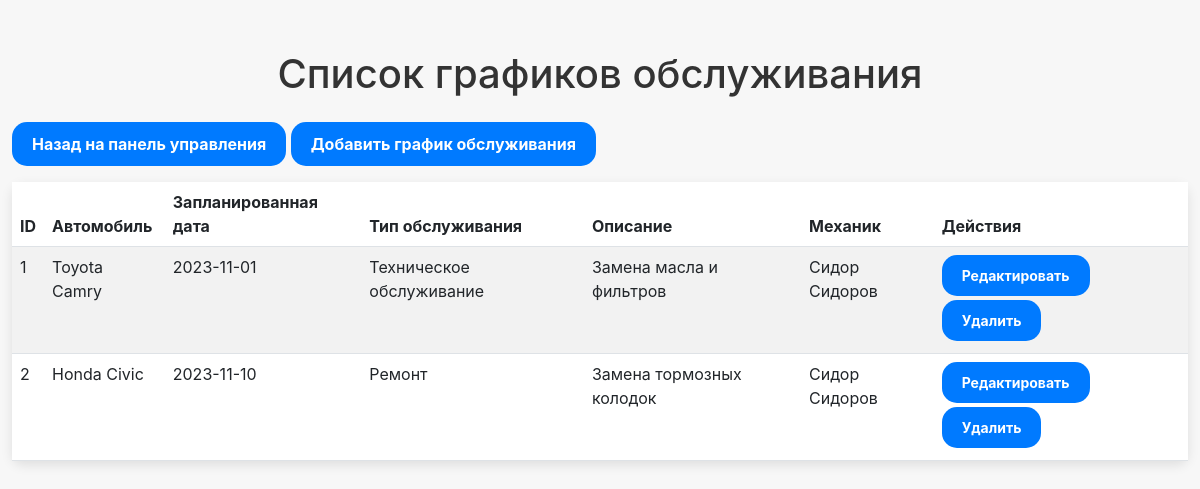
Page /view_maintenance_schedules (signed in) on the committed database.
### models.py (models this page shows)
class MaintenanceSchedule(db.Model):
    __tablename__ = 'maintenance_schedule'
    schedule_id = db.Column(db.Integer, primary_key=True)
    car_id = db.Column(db.Integer, db.ForeignKey('cars.car_id'), nullable=False)
    scheduled_date = db.Column(db.Date, nullable=False)
    service_type = db.Column(db.String(50), nullable=False)
    description = db.Column(db.Text)
    mechanic_id = db.Column(db.Integer, db.ForeignKey('employees.employee_id'), nullable=False)
    car = db.relationship('Car', backref='maintenance_schedule')
    mechanic = db.relationship('Employee', backref='maintenance_schedule')

class Car(db.Model):
    __tablename__ = 'cars'
    car_id = db.Column(db.Integer, primary_key=True)
    make = db.Column(db.String(50), nullable=False)
    model = db.Column(db.String(50), nullable=False)
    year = db.Column(db.Integer, nullable=False)
    vin = db.Column(db.String(17), unique=True, nullable=False)
    color = db.Column(db.String(20))
    price = db.Column(db.Float, nullable=False)
    mileage = db.Column(db.Integer)
    status = db.Column(db.String(20), nullable=False)
    fuel_type = db.Column(db.String(20))
    transmission = db.Column(db.String(20))
    body_type = db.Column(db.String(20))

class Employee(db.Model):
    __tablename__ = 'employees'
    employee_id = db.Column(db.Integer, primary_key=True)
    user_id = db.Column(db.Integer, db.ForeignKey('users.user_id'), nullable=False)
    first_name = db.Column(db.String(50), nullable=False)
    last_name = db.Column(db.String(50), nullable=False)
    position = db.Column(db.String(50), nullable=False)
    phone_number = db.Column(db.String(20))
    email = db.Column(db.String(120), unique=True, nullable=False)
    hire_date = db.Column(db.Date, nullable=False)
    department = db.Column(db.String(50))
    user = db.relationship('User', backref=db.backref('employee', uselist=False))

### maintenance_schedules.py (the view)
    @app.route('/view_maintenance_schedules')
    def view_maintenance_schedules():
        if 'user_id' not in session:
            flash('Пожалуйста, войдите для доступа к этой странице.', 'warning')
            return redirect(url_for('login'))
        maintenance_schedules = MaintenanceSchedule.query.all()
        return render_template('view_maintenance_schedules.html', maintenance_schedules=maintenance_schedules)

### app.py (called while the page is built)
@app.before_request
def before_request():
    app.logger.debug(f"Запрос: {request.method} {request.url}")

@app.after_request
def after_request(response):
    app.logger.debug(f"Ответ: {response.status}")
    return response

### templates/view_maintenance_schedules.html (shortened to what this page needs)
<!DOCTYPE html>
<html lang="ru">
<head>
    <link rel="stylesheet" href="https://cdnjs.cloudflare.com/ajax/libs/bootstrap/5.3.0-alpha1/css/bootstrap.min.css">
    <link rel="stylesheet" href="https://cdnjs.cloudflare.com/ajax/libs/font-awesome/6.0.0-beta3/css/all.min.css">
</head>
<body>
<div class="container">
    <h1 class="text-center mb-4">Список графиков обслуживания</h1>
    <a href="{{ url_for('dashboard') }}" class="btn btn-primary mb-3">Назад на панель управления</a>
    <a href="{{ url_for('add_maintenance_schedule') }}" class="btn btn-success mb-3">Добавить график обслуживания</a>
    <table class="table table-striped">
        <thead>
            <tr>
                <th>ID</th>
                <th>Автомобиль</th>
                <th>Запланированная дата</th>
                <th>Тип обслуживания</th>
                <th>Описание</th>
                <th>Механик</th>
                <th>Действия</th>
            </tr>
        </thead>
        <tbody>
            {% for maintenance_schedule in maintenance_schedules %}
            <tr>
                <td>{{ maintenance_schedule.schedule_id }}</td>
                <td>{{ maintenance_schedule.car.make }} {{ maintenance_schedule.car.model }}</td>
                <td>{{ maintenance_schedule.scheduled_date }}</td>
                <td>{{ maintenance_schedule.service_type }}</td>
                <td>{{ maintenance_schedule.description }}</td>
                <td>{{ maintenance_schedule.mechanic.first_name }} {{ maintenance_schedule.mechanic.last_name }}</td>
                <td>
                    <a href="{{ url_for('edit_maintenance_schedule', schedule_id=maintenance_schedule.schedule_id) }}" class="btn btn-primary btn-sm mb-1">Редактировать</a>
                    <form action="{{ url_for('delete_maintenance_schedule', schedule_id=maintenance_schedule.schedule_id) }}" method="post" style="display:inline;">
                        <button type="submit" class="btn btn-danger btn-sm mb-1">Удалить</button>
                    </form>
                </td>
            </tr>
            {% endfor %}
        </tbody>
    </table>
</div>
</body>
</html>

### templates/view_maintenance_schedules.html (style rules this page uses)
body { background-color: #f7f7f7; font-family: -apple-system, BlinkMacSystemFont, "San Francisco", "Helvetica Neue", sans-serif; color: #333; }
.container { margin-top: 50px; max-width: 1200px; }
.table { background-color: #fff; border-radius: 10px; box-shadow: 0 4px 12px rgba(0, 0, 0, 0.1); }
.btn { border-radius: 15px; padding: 10px 20px; background-color: #007aff; border: none; color: #fff; font-weight: bold; }

### rows in the picture
MaintenanceSchedule: schedule_id "1", car.make "Toyota", car.model "Camry", scheduled_date "2023-11-01", service_type "Техническое обслуживание", description "Замена масла и фильтров", mechanic.first_name "Сидор", mechanic.last_name "Сидоров"
MaintenanceSchedule: schedule_id "2", car.make "Honda", car.model "Civic", scheduled_date "2023-11-10", service_type "Ремонт", description "Замена тормозных колодок", mechanic.first_name "Сидор", mechanic.last_name "Сидоров"
